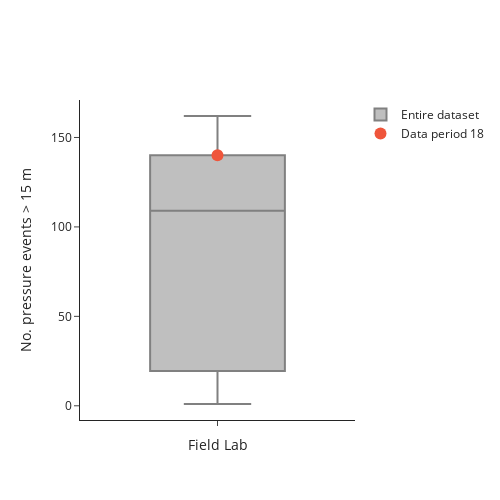

Notebook source saved alongside this figure:
### Markdown cell above
Count pressure events, defined as a change in pressure of over $\Delta p=$ {threshold} m during a 15-minute time step.

### Code cell
p_threshold = 15
pressure_events = count_pressure_events(threshold=p_threshold)

fig = go.Figure()

fig.add_trace(go.Box(
    y=pressure_events,
    x=['num_events'] * len(pressure_events),
    name='Entire dataset',
    marker_color='grey',
    boxpoints=False
))

fig.add_trace(go.Scatter(
    y=[pressure_events[data_period-1]],
    x=['num_events'],
    marker_color=default_colors[1],
    marker=dict(color=default_colors[1], size=12),
    mode="markers",
    name=f'Data period {str(data_period).zfill(2)}',
))

fig.update_layout(
    yaxis_title=f"No. pressure events > {p_threshold} m",
    xaxis_title='Field Lab',
    template='simple_white',
    height=500,
    width=500,
    xaxis=dict(
        showticklabels=False
    ),
    yaxis=dict(
        range=[0, None],
        tickformat=',d',
        nticks=6
    )
)

fig.show()

### Figure 1 — Plotly figure (JSON) as saved in the notebook; plotly's stock layout.template omitted (floating-point values rounded to 4 significant figures)
{"data": [{"boxpoints": false, "marker": {"color": "grey"}, "name": "Entire dataset", "type": "box", "x": ["num_events", "num_events", "num_events", "num_events", "num_events", "num_events", "num_events", "num_events", "num_events", "num_events", "num_events", "num_events", "num_events", "num_events", "num_events", "num_events", "num_events", "num_events", "num_events", "num_events"], "y": [100, 118, 94, 37, 72, 37, 2, 1, 1, 1, 1, 162, 140, 140, 140, 140, 140, 140, 140, 140]}, {"marker": {"color": "#EF553B", "size": 12}, "mode": "markers", "name": "Data period 18", "type": "scatter", "x": ["num_events"], "y": [140]}], "layout": {"height": 500, "width": 500, "xaxis": {"autorange": true, "range": [-0.5, 0.5], "showticklabels": false, "title": {"text": "Field Lab"}, "type": "category"}, "yaxis": {"autorange": true, "nticks": 6, "range": [-7.944, 170.9], "tickformat": ",d", "title": {"text": "No. pressure events > 15 m"}, "type": "linear"}}}
